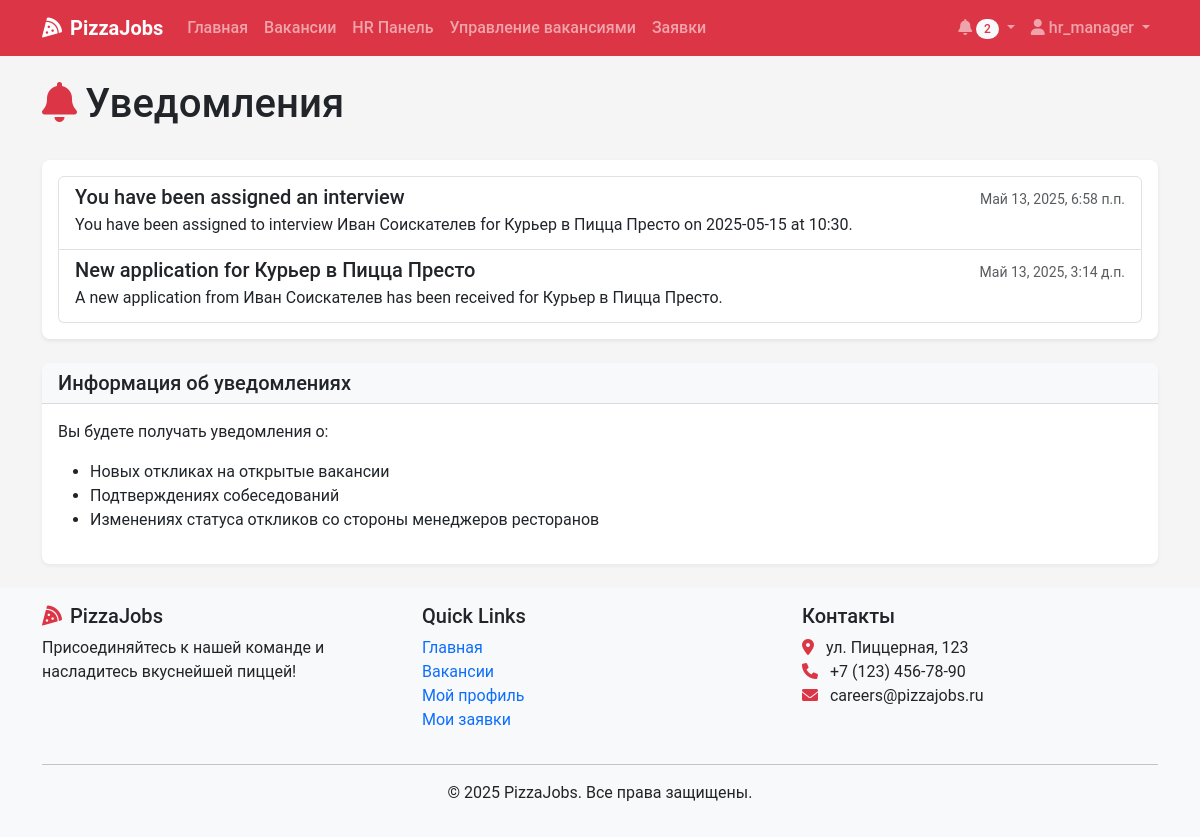
The app's page /notifications/ (signed in) with its own data.
### recruitment/models.py (models this page shows, shortened)
class Notification(models.Model):
    user = models.ForeignKey(User, on_delete=models.CASCADE, related_name='notifications')
    title = models.CharField(max_length=100)
    message = models.TextField()
    read = models.BooleanField(default=False)
    created_at = models.DateTimeField(auto_now_add=True)

### recruitment/views.py (the view, shortened to what this page needs)
# urls.py: path('notifications/', views.notifications, name='notifications'),
@login_required
def notifications(request):
    notifications = Notification.objects.filter(
        user=request.user
    ).order_by('-created_at')
    if request.GET.get('mark_all_read'):
        notifications.update(read=True)
        return redirect('notifications')
    notification_id = request.GET.get('mark_read')
    paginator = Paginator(notifications, 20)
    page_number = request.GET.get('page')
    page_obj = paginator.get_page(page_number)
    context = {
        'page_obj': page_obj,
        'unread_count': notifications.filter(read=False).count(),
    }
    return render(request, 'notifications/list.html', context)

### templates/notifications/list.html (shortened to what this page needs)
{% extends 'base.html' %}
{% block content %}
<div class="container">
    <div class="d-flex justify-content-between align-items-center mb-4">
        <h1><i class="fas fa-bell me-2 text-danger"></i>Уведомления</h1>
    </div>
    <div class="card shadow">
        <div class="card-body">
            {% if page_obj %}
                <div class="list-group">
                    {% for notification in page_obj %}
                        <div class="list-group-item list-group-item-action {% if not notification.read %}fw-bold bg-light{% endif %}">
                            <div class="d-flex w-100 justify-content-between align-items-center">
                                <h5 class="mb-1">
                                    {{ notification.title }}
                                </h5>
                                <small class="text-muted">{{ notification.created_at|date:"M d, Y, g:i a" }}</small>
                            </div>
                            <p class="mb-1">{{ notification.message }}</p>
                        </div>
                    {% endfor %}
                </div>
            {% else %}
                <div class="alert alert-info">
                    <i class="fas fa-info-circle me-2"></i>У вас пока нет уведомлений.
                </div>
            {% endif %}
        </div>
    </div>
    <div class="card shadow-sm mt-4">
        <div class="card-header bg-light">
            <h5 class="mb-0">Информация об уведомлениях</h5>
        </div>
        <div class="card-body">
            <p>Вы будете получать уведомления о:</p>
            <ul>
                {% if user.profile.role == 'CANDIDATE' %}
                    <li>Обновлениях статуса ваших откликов</li>
                    <li>Назначении собеседований</li>
                    <li>Новых вакансиях, соответствующих вашему профилю</li>
                {% elif user.profile.role == 'HR_MANAGER' %}
                    <li>Новых откликах на открытые вакансии</li>
                    <li>Подтверждениях собеседований</li>
                    <li>Изменениях статуса откликов со стороны менеджеров ресторанов</li>
                {% elif user.profile.role == 'RESTAURANT_MANAGER' %}
                    <li>Новых откликах на вакансии вашего ресторана</li>
                    <li>Назначениях собеседований</li>
                    <li>Изменениях статуса откликов со стороны HR</li>
                {% endif %}
            </ul>
        </div>
    </div>
</div>
{% endblock %}

### templates/base.html (shortened to what this page needs)
<!DOCTYPE html>
<html lang="ru">
<head>
    <link href="https://cdn.jsdelivr.net/npm/bootstrap@5.3.0-alpha1/dist/css/bootstrap.min.css" rel="stylesheet">
    <link rel="stylesheet" href="https://cdnjs.cloudflare.com/ajax/libs/font-awesome/6.0.0/css/all.min.css">
    <link rel="stylesheet" href="/static/css/main.css">
</head>
<body>
    <nav class="navbar navbar-expand-lg navbar-dark bg-danger sticky-top">
        <div class="container">
            <a class="navbar-brand" href="{% url 'home' %}">
                <i class="fas fa-pizza-slice me-2"></i>PizzaJobs
            </a>
            <div class="collapse navbar-collapse" id="navbarNav">
                <ul class="navbar-nav me-auto">
                    <li class="nav-item">
                        <a class="nav-link" href="{% url 'home' %}">Главная</a>
                    </li>
                    <li class="nav-item">
                        <a class="nav-link" href="{% url 'vacancy_list' %}">Вакансии</a>
                    </li>
                    {% if user.is_authenticated %}
                        {% if user.profile.role == 'HR_MANAGER' %}
                            <li class="nav-item">
                                <a class="nav-link" href="{% url 'hr_dashboard' %}">HR Панель</a>
                            </li>
                            <li class="nav-item">
                                <a class="nav-link" href="{% url 'manage_vacancies' %}">Управление вакансиями</a>
                            </li>
                        {% elif user.profile.role == 'RESTAURANT_MANAGER' %}
                            <li class="nav-item">
                                <a class="nav-link" href="{% url 'manager_dashboard' %}">Панель менеджера</a>
                            </li>
                        {% endif %}
                        <li class="nav-item">
                            <a class="nav-link" href="{% url 'application_list' %}">Заявки</a>
                        </li>
                    {% endif %}
                </ul>
                <ul class="navbar-nav">
                    {% if user.is_authenticated %}
                        <li class="nav-item dropdown">
                            <a class="nav-link dropdown-toggle" href="#" id="notificationDropdown" role="button" data-bs-toggle="dropdown">
                                <i class="fas fa-bell"></i>
                                {% if user.notifications.filter.exists %}
                                <span class="badge rounded-pill bg-light text-danger">
                                    {{ user.notifications.filter.count }}
                                </span>
                                {% endif %}
                            </a>
                        </li>
                        <li class="nav-item dropdown">
                            <a class="nav-link dropdown-toggle" href="#" id="userDropdown" role="button" data-bs-toggle="dropdown">
                                <i class="fas fa-user"></i> {{ user.username }}
                            </a>
                        </li>
                    {% endif %}
                </ul>
            </div>
        </div>
    </nav>
    <main class="py-4">
        {% block content %}{% endblock %}
    </main>
    <footer class="footer mt-auto py-3 bg-light">
        <div class="container">
            <div class="row">
                <div class="col-md-4">
                    <h5><i class="fas fa-pizza-slice text-danger me-2"></i>PizzaJobs</h5>
                    <p>Присоединяйтесь к нашей команде и насладитесь вкуснейшей пиццей!</p>
                </div>
                <div class="col-md-4">
                    <h5>Quick Links</h5>
                    <ul class="list-unstyled">
                        <li><a href="{% url 'home' %}" class="text-decoration-none">Главная</a></li>
                        <li><a href="{% url 'vacancy_list' %}" class="text-decoration-none">Вакансии</a></li>
                        {% if user.is_authenticated %}
                            <li><a href="{% url 'view_profile' %}" class="text-decoration-none">Мой профиль</a></li>
                            <li><a href="{% url 'application_list' %}" class="text-decoration-none">Мои заявки</a></li>
                        {% else %}
                            <li><a href="{% url 'login' %}" class="text-decoration-none">Войти</a></li>
                            <li><a href="{% url 'register' %}" class="text-decoration-none">Регистрация</a></li>
                        {% endif %}
                    </ul>
                </div>
                <div class="col-md-4">
                    <h5>Контакты</h5>
                    <address>
                        <i class="fas fa-map-marker-alt text-danger me-2"></i> ул. Пиццерная, 123<br>
                        <i class="fas fa-phone text-danger me-2"></i> +7 (123) 456-78-90<br>
                        <i class="fas fa-envelope text-danger me-2"></i> careers@pizzajobs.ru
                    </address>
                </div>
            </div>
            <hr>
            <div class="text-center">
                <p>&copy; 2025 PizzaJobs. Все права защищены.</p>
            </div>
        </div>
    </footer>
</body>
</html>

### static/css/main.css (style rules this page uses)
:root { --pizza-red: #dc3545; --pizza-green: #198754; --pizza-white: #ffffff; --pizza-light: #f8f9fa; --pizza-dark: #212529; --pizza-secondary: #6c757d; }
body { font-family: 'Roboto', 'Segoe UI', Arial, sans-serif; color: var(--pizza-dark); background-color: #f5f5f5; min-height: 100vh; display: flex; flex-direction: column; }
main { flex: 1; }
.card { border-radius: 0.5rem; border: none; overflow: hidden; }
.card-header { border-bottom: 1px solid rgba(0, 0, 0, 0.125); }
.card.shadow { box-shadow: 0 0.125rem 0.25rem rgba(0, 0, 0, 0.075) !important; }
.card.shadow-sm { box-shadow: 0 0.125rem 0.25rem rgba(0, 0, 0, 0.05) !important; }
.navbar-dark.bg-danger { background-color: var(--pizza-red) !important; }
.nav-link { font-weight: 500; }
.navbar-brand { font-weight: 700; }
.footer { background-color: var(--pizza-light); padding: 2rem 0; margin-top: auto; }
.badge { font-weight: 500; padding: 0.35em 0.65em; }

### records on screen
Notification: title "You have been assigned an interview", created_at "Май 13, 2025, 6:58 п.п.", message "You have been assigned to interview Иван Соискателев for Курьер в Пицца Престо on 2025-05-15 at 10:30."
Notification: title "New application for Курьер в Пицца Престо", created_at "Май 13, 2025, 3:14 д.п.", message "A new application from Иван Соискателев has been received for Курьер в Пицца Престо."

### other values on screen
{{ user.notifications.filter.count }} "2"
{{ user.username }} "hr_manager"
